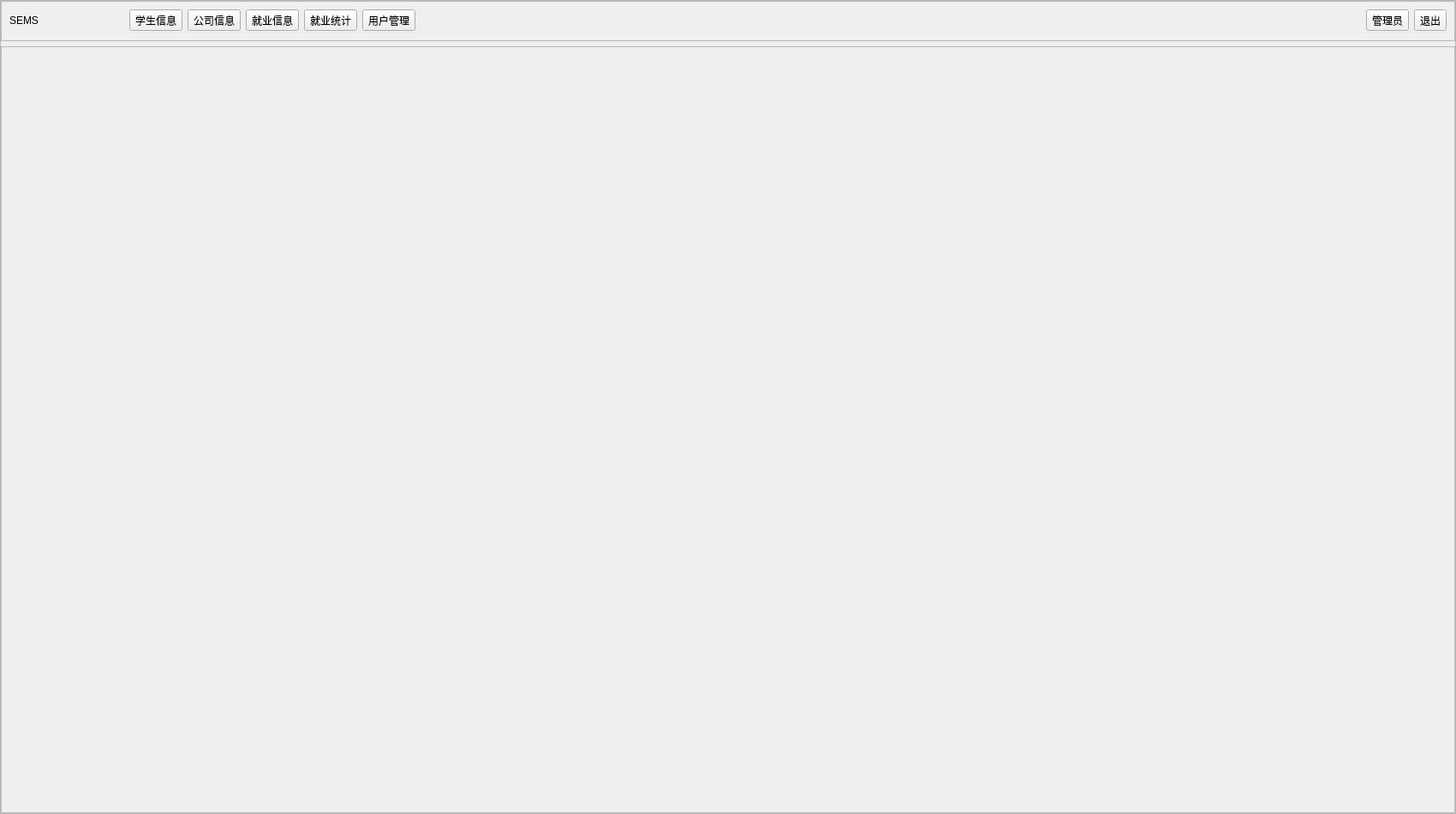
<?xml version="1.0" encoding="UTF-8"?>
<ui version="4.0">
 <class>SwitchScreen</class>
 <widget class="QWidget" name="SwitchScreen">
  <property name="geometry">
   <rect>
    <x>0</x>
    <y>0</y>
    <width>1700</width>
    <height>950</height>
   </rect>
  </property>
  <property name="windowTitle">
   <string>SEMS</string>
  </property>
  <layout class="QVBoxLayout" name="verticalLayout">
   <property name="leftMargin">
    <number>0</number>
   </property>
   <property name="topMargin">
    <number>0</number>
   </property>
   <property name="rightMargin">
    <number>0</number>
   </property>
   <property name="bottomMargin">
    <number>0</number>
   </property>
   <item>
    <widget class="QFrame" name="frame">
     <property name="frameShape">
      <enum>QFrame::StyledPanel</enum>
     </property>
     <property name="frameShadow">
      <enum>QFrame::Raised</enum>
     </property>
     <layout class="QGridLayout" name="gridLayout_3">
      <property name="leftMargin">
       <number>0</number>
      </property>
      <property name="topMargin">
       <number>0</number>
      </property>
      <property name="rightMargin">
       <number>0</number>
      </property>
      <property name="bottomMargin">
       <number>0</number>
      </property>
      <item row="1" column="0">
       <widget class="QFrame" name="frame_body">
        <property name="frameShape">
         <enum>QFrame::StyledPanel</enum>
        </property>
        <property name="frameShadow">
         <enum>QFrame::Raised</enum>
        </property>
        <layout class="QGridLayout" name="gridLayout_2">
         <property name="leftMargin">
          <number>0</number>
         </property>
         <property name="topMargin">
          <number>0</number>
         </property>
         <property name="rightMargin">
          <number>0</number>
         </property>
         <property name="bottomMargin">
          <number>0</number>
         </property>
         <item row="0" column="0">
          <widget class="QStackedWidget" name="stackedWidget">
           <property name="styleSheet">
            <string notr="true"/>
           </property>
           <property name="currentIndex">
            <number>0</number>
           </property>
           <widget class="QWidget" name="page"/>
           <widget class="QWidget" name="page_2"/>
          </widget>
         </item>
        </layout>
       </widget>
      </item>
      <item row="0" column="0">
       <widget class="QFrame" name="frame_head">
        <property name="styleSheet">
         <string notr="true"/>
        </property>
        <property name="frameShape">
         <enum>QFrame::StyledPanel</enum>
        </property>
        <property name="frameShadow">
         <enum>QFrame::Raised</enum>
        </property>
        <layout class="QGridLayout" name="gridLayout">
         <property name="bottomMargin">
          <number>11</number>
         </property>
         <item row="0" column="3">
          <widget class="QToolButton" name="tbn_userId">
           <property name="text">
            <string>管理员</string>
           </property>
           <property name="toolButtonStyle">
            <enum>Qt::ToolButtonIconOnly</enum>
           </property>
           <property name="autoRaise">
            <bool>false</bool>
           </property>
          </widget>
         </item>
         <item row="0" column="0">
          <widget class="QLabel" name="le_showTime">
           <property name="minimumSize">
            <size>
             <width>0</width>
             <height>0</height>
            </size>
           </property>
           <property name="text">
            <string>SEMS</string>
           </property>
          </widget>
         </item>
         <item row="0" column="4">
          <widget class="QToolButton" name="tbn_exit">
           <property name="text">
            <string>退出</string>
           </property>
           <property name="toolButtonStyle">
            <enum>Qt::ToolButtonIconOnly</enum>
           </property>
           <property name="autoRaise">
            <bool>false</bool>
           </property>
          </widget>
         </item>
         <item row="0" column="1">
          <layout class="QHBoxLayout" name="horizontalLayout">
           <property name="leftMargin">
            <number>100</number>
           </property>
           <item>
            <widget class="QToolButton" name="tbn_stuInfo">
             <property name="text">
              <string>学生信息</string>
             </property>
            </widget>
           </item>
           <item>
            <widget class="QToolButton" name="tbn_company">
             <property name="text">
              <string>公司信息</string>
             </property>
            </widget>
           </item>
           <item>
            <widget class="QToolButton" name="tbn_info">
             <property name="text">
              <string>就业信息</string>
             </property>
             <property name="toolButtonStyle">
              <enum>Qt::ToolButtonIconOnly</enum>
             </property>
             <property name="autoRaise">
              <bool>false</bool>
             </property>
            </widget>
           </item>
           <item>
            <widget class="QToolButton" name="tbn_count">
             <property name="text">
              <string>就业统计</string>
             </property>
             <property name="toolButtonStyle">
              <enum>Qt::ToolButtonIconOnly</enum>
             </property>
             <property name="autoRaise">
              <bool>false</bool>
             </property>
            </widget>
           </item>
           <item>
            <widget class="QToolButton" name="tbn_userManagement">
             <property name="text">
              <string>用户管理</string>
             </property>
             <property name="toolButtonStyle">
              <enum>Qt::ToolButtonIconOnly</enum>
             </property>
             <property name="autoRaise">
              <bool>false</bool>
             </property>
            </widget>
           </item>
          </layout>
         </item>
         <item row="0" column="2">
          <spacer name="horizontalSpacer">
           <property name="orientation">
            <enum>Qt::Horizontal</enum>
           </property>
           <property name="sizeHint" stdset="0">
            <size>
             <width>1156</width>
             <height>20</height>
            </size>
           </property>
          </spacer>
         </item>
        </layout>
       </widget>
      </item>
     </layout>
    </widget>
   </item>
  </layout>
 </widget>
 <resources/>
 <connections/>
</ui>
